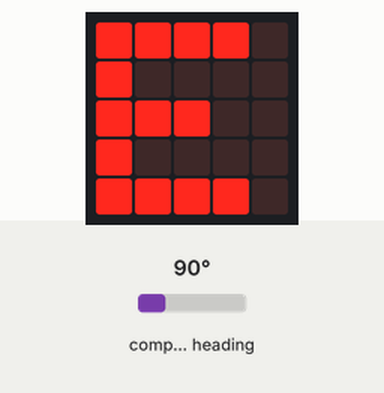
Simulated run of this program. Board: BBC micro:bit running MicroPython. Shown: the board's 5×5 LED display. Inputs (shaded band) come from the test bench; at power-on: compass heading 90°. The compass is already calibrated.

Above: at 1.5 s.
1.6 s: compass heading set to 7°
At 2.1 s:
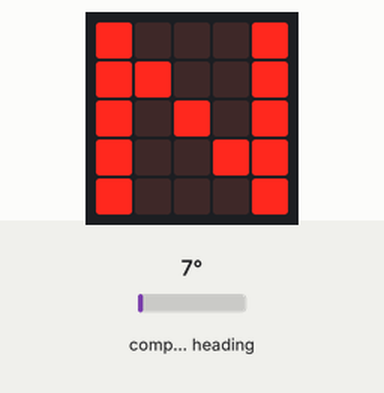
3.1 s: compass heading set to 180°
At 3.5 s:
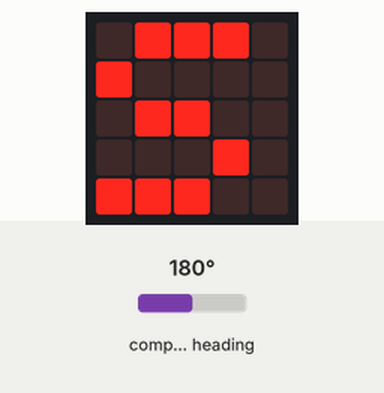
4.6 s: compass heading set to 269°
At 5.6 s:
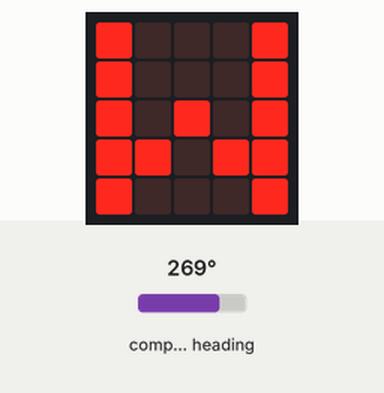
6.1 s: compass heading set to 264°
7.6 s: compass heading set to 254°
At 7.9 s:
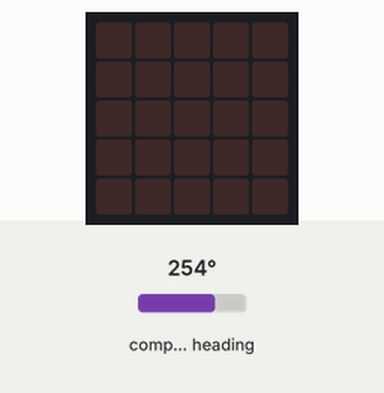
9.1 s: compass heading set to 90°
At 10.3 s:
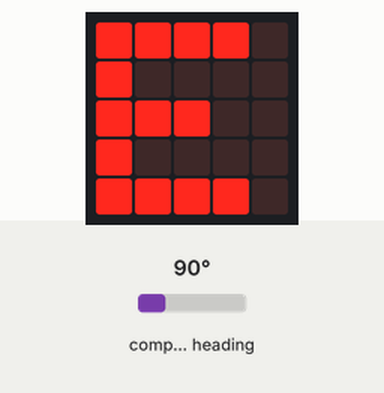
Timing chart, 0 to 11.6 s (numbered marks = the images above; inputs shaded):
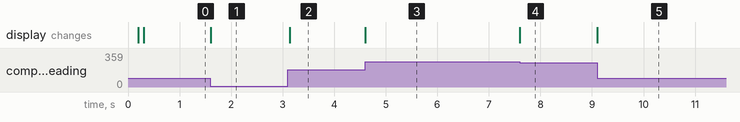

Measured:
- the behaviour switches between 261 and 260° on compass heading (found by bisection; images 3 and 4)
- after the input at 1.6 s, the display: changes at once (image 1)
- after the input at 3.1 s, the display: changes at once (image 2)
- after the input at 4.6 s, the display: changes at once (image 3)
- after the input at 6.1 s, every drawn part: stays the same
- after the input at 7.6 s, the display: changes at once (image 4)
- after the input at 9.1 s, the display: changes at once (image 5)

The program:

Section_7._Microbit_compass.py
```python
import microbit
from microbit import *
sleep(200)
display.show(Image.HAPPY)
compass.calibrate()
while True:
    if compass.heading() > 260 and compass.heading() < 280:   #compass.heading()函数会返回microbit指南针所指向方向的一个数值，不同的方向数值不同
        display.show("W")
    elif compass.heading() > 170 and compass.heading() < 190:
        display.show("S")
    elif compass.heading() > 80 and compass.heading() < 100:
        display.show("E")
    elif compass.heading() > 350 or compass.heading() < 10:
        display.show("N")
    else:
        display.clear()
```
